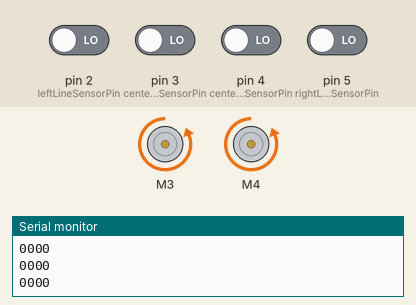
This sketch was run on a simulated Arduino Uno, built with avr-gcc and run on an emulated ATmega328P. On the bench: 2 × DC motor (green arrow = forward, orange = backward, longer = faster), the last lines printed to the serial monitor. The test bench sets the inputs (shaded band); at power-on: pin 2 (leftLineSensorPin), pin 3 (centerleftLineSensorPin), pin 4 (centerrightLineSensorPin), pin 5 (rightLineSensorPin) LOW.

Above: at 1.2 s.
1.3 s: pin 2 (leftLineSensorPin) driven HIGH
At 2.9 s:
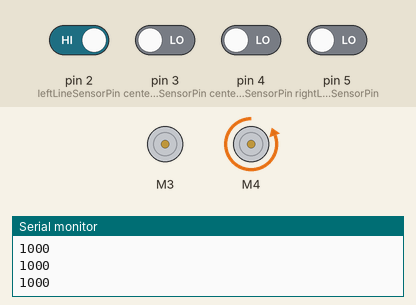
3.3 s: pin 2 (leftLineSensorPin) driven LOW and pin 4 (centerrightLineSensorPin) driven HIGH
At 3.8 s:
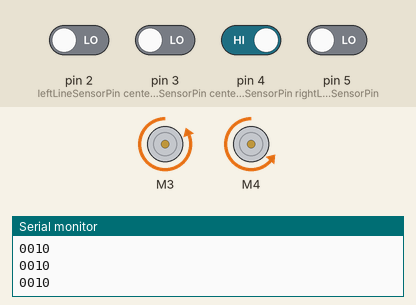
4.8 s: pin 5 (rightLineSensorPin) driven HIGH
At 6.7 s:
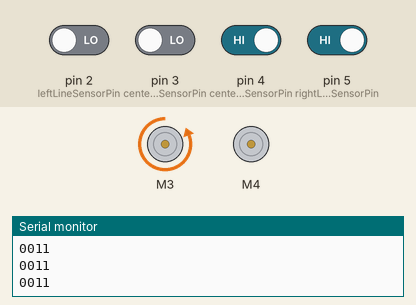
Timing chart, 0 to 8.2 s (numbered marks = the images above; inputs shaded):
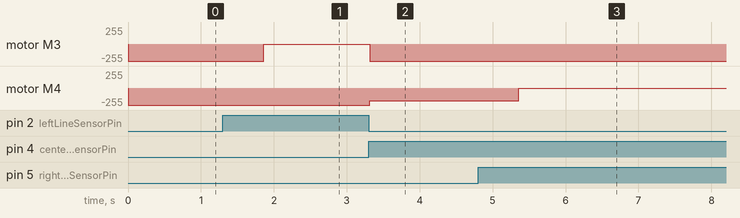

Measured:
- after the input at 1.3 s, motor M3: backward 255/255 → stopped after 0.56 s
- after the input at 3.3 s, motor M3: stopped → backward 255/255 at once; motor M4: backward 255/255 → backward 191/255 at once
- after the input at 4.8 s, motor M4: backward 191/255 → stopped after 0.56 s

The sketch:

test_2.ino
```cpp
int leftLineSensorPin = 2;  // Connect left sensor to analog pin A0
int rightLineSensorPin = 5; // Connect right sensor to analog pin A1
int centerleftLineSensorPin = 3;
int centerrightLineSensorPin = 4;
int motorspeed = 255;
int halfspeed = 191;
int turn_time = 600;
int turn_delay = 450;
int i = 0;
int stop_turning = 0;
int junc_num = 0;
int angle = 0;

enum Mode { STRAIGHT, TURN };
enum Turn_dir {LEFT, RIGHT};

Mode currentMode = STRAIGHT;
Turn_dir turn_dir = LEFT;

#include <Adafruit_MotorShield.h>
Adafruit_MotorShield AFMS = Adafruit_MotorShield();
Adafruit_DCMotor *Motor1 = AFMS.getMotor(3);
Adafruit_DCMotor *Motor2 = AFMS.getMotor(4);


void setup() {
  Serial.begin(9600); // Initialize the serial port

  if (!AFMS.begin()) {         // create with the default frequency 1.6KHz
  // if (!AFMS.begin(1000)) {  // OR with a different frequency, say 1KHz
    Serial.println("Could not find Motor Shield. Check wiring.");
    while (1);
  }
  Serial.println("Running this program");
  Serial.println("Motor Shield found.");

  Motor1->setSpeed(255);
  Motor2->setSpeed(255);
}

void go_forward() {
  Motor1->setSpeed(255);
  Motor2->setSpeed(255);
  Motor1->run(BACKWARD);
  Motor2->run(BACKWARD);
}

void slow_right() {
  Motor1->setSpeed(255);
  Motor2->setSpeed(191);
  Motor1->run(BACKWARD);
  Motor2->run(BACKWARD);
}

void slow_left() {
  Motor1->setSpeed(191);
  Motor2->setSpeed(255);
  Motor1->run(BACKWARD);
  Motor2->run(BACKWARD);
}

void turn_right() {
  Motor1->setSpeed(255);
  Motor2->setSpeed(0);
  Motor1->run(BACKWARD);
  Motor2->run(FORWARD);
}

void turn_left() {
  Motor1->setSpeed(0);
  Motor2->setSpeed(255);
  // Motor1->run(FORWARD);
  Motor2->run(BACKWARD);
  Motor1->run(FORWARD);
}

void exit_func() {
  while (true) {
    Motor1->run(RELEASE);
    Motor2->run(RELEASE);
  }
}

void loop(){

  int L = digitalRead(leftLineSensorPin);
  int R = digitalRead(rightLineSensorPin);
  int CL = digitalRead(centerleftLineSensorPin);
  int CR = digitalRead(centerrightLineSensorPin);

  String line = String(L) + String(CL) + String(CR) + String(R);

  Serial.println(line);

  if (currentMode == STRAIGHT) {
    // In Straight Mode
    if (line == "0000") {
      go_forward();
    } else if (line == "0010") {
      slow_right();
    } else if (line == "0100") {
      slow_left();

    } else if (R == 1) {
      unsigned long startTime = millis();
      while (millis() - startTime < 100) {
        int L = digitalRead(leftLineSensorPin);
        if (L == 1) {
          junc_num += 1;
          break;
        }
      }

      if (junc_num != 1) {
        delay(turn_delay);
        turn_right();
        angle += 90;
        turn_dir = RIGHT;
        currentMode = TURN;
      }


    } else if (L == 1) {
        // Left sensor detects a line - Start turn mode

      unsigned long startTime = millis();
      while (millis() - startTime < 100) {
        int R = digitalRead(rightLineSensorPin);
        if (R == 1) {
          junc_num += 1;
          break;
        }
      }

      if (junc_num != 1) {
        delay(turn_delay);
        turn_left();
        angle -= 90;
        turn_dir = LEFT;
        currentMode = TURN;
      }

    }

  } else if (currentMode == TURN) {

    if (turn_dir == LEFT) {
      if (L == 1) {
      stop_turning = 1;
      }
      if (line == "0010" && stop_turning == 1) {
        // Line detected in center sensors - Turn is complete
        currentMode = STRAIGHT;
        stop_turning = 0;
      }
    } else if (turn_dir == RIGHT) {
      if (R == 1) {
      stop_turning = 1;
      }
      if (line == "0100" && stop_turning == 1) {
        // Line detected in center sensors - Turn is complete
        currentMode = STRAIGHT;
        stop_turning = 0;
      }
    }

  }

  // if (i % 50 == 0) {
  //   Serial.println(currentMode);
  // }


  i ++;

  delay(10);
}
```
